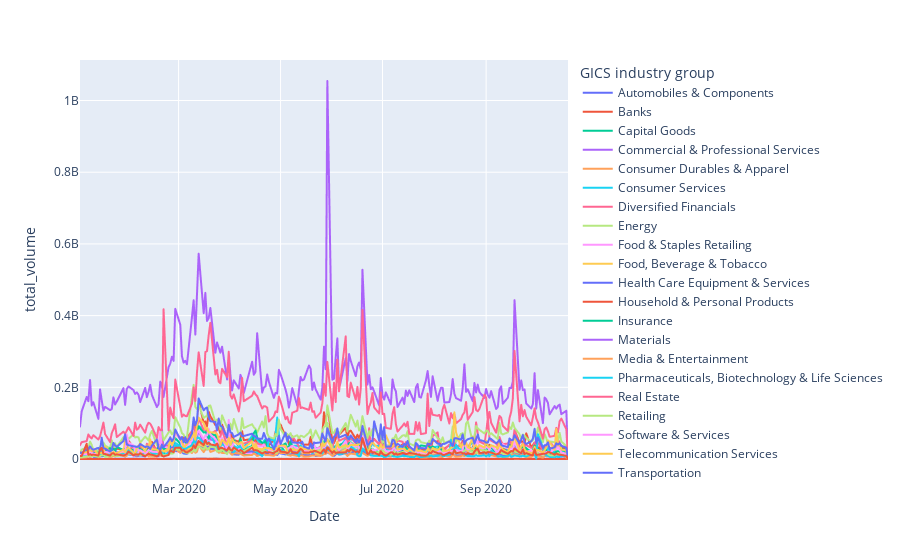

Notebook source saved alongside this figure:
### Code cell
#trend analysis - how did the sectors trade (in volume) in 2020
monthly_total_volume_sector = asx_sector_price.groupby(['GICS industry group', 'Date'])['Volume'].agg('sum').reset_index(name="total_volume")

fig = px.line(monthly_total_volume_sector, x="Date", y="total_volume", color='GICS industry group')
fig.show()

### Figure 1 — Plotly figure (JSON) as saved in the notebook; plotly's stock layout.template omitted (floating-point values rounded to 4 significant figures; data arrays with more than 128 entries replaced by an {"elided": "..."} marker saying what was removed)
{"data": [{"hovertemplate": "GICS industry group=Automobiles & Components<br>Date=%{x}<br>total_volume=%{y}<extra></extra>", "legendgroup": "Automobiles & Components", "line": {"color": "#636efa", "dash": "solid"}, "mode": "lines", "name": "Automobiles & Components", "showlegend": true, "type": "scattergl", "x": {"elided": "205 str values"}, "xaxis": "x", "y": {"elided": "205 int values"}, "yaxis": "y"}, {"hovertemplate": "GICS industry group=Banks<br>Date=%{x}<br>total_volume=%{y}<extra></extra>", "legendgroup": "Banks", "line": {"color": "#EF553B", "dash": "solid"}, "mode": "lines", "name": "Banks", "showlegend": true, "type": "scattergl", "x": {"elided": "205 str values"}, "xaxis": "x", "y": {"elided": "205 int values"}, "yaxis": "y"}, {"hovertemplate": "GICS industry group=Capital Goods<br>Date=%{x}<br>total_volume=%{y}<extra></extra>", "legendgroup": "Capital Goods", "line": {"color": "#00cc96", "dash": "solid"}, "mode": "lines", "name": "Capital Goods", "showlegend": true, "type": "scattergl", "x": {"elided": "205 str values"}, "xaxis": "x", "y": {"elided": "205 int values"}, "yaxis": "y"}, {"hovertemplate": "GICS industry group=Commercial & Professional Services<br>Date=%{x}<br>total_volume=%{y}<extra></extra>", "legendgroup": "Commercial & Professional Services", "line": {"color": "#ab63fa", "dash": "solid"}, "mode": "lines", "name": "Commercial & Professional Services", "showlegend": true, "type": "scattergl", "x": {"elided": "205 str values"}, "xaxis": "x", "y": {"elided": "205 int values"}, "yaxis": "y"}, {"hovertemplate": "GICS industry group=Consumer Durables & Apparel<br>Date=%{x}<br>total_volume=%{y}<extra></extra>", "legendgroup": "Consumer Durables & Apparel", "line": {"color": "#FFA15A", "dash": "solid"}, "mode": "lines", "name": "Consumer Durables & Apparel", "showlegend": true, "type": "scattergl", "x": {"elided": "205 str values"}, "xaxis": "x", "y": {"elided": "205 int values"}, "yaxis": "y"}, {"hovertemplate": "GICS industry group=Consumer Services<br>Date=%{x}<br>total_volume=%{y}<extra></extra>", "legendgroup": "Consumer Services", "line": {"color": "#19d3f3", "dash": "solid"}, "mode": "lines", "name": "Consumer Services", "showlegend": true, "type": "scattergl", "x": {"elided": "205 str values"}, "xaxis": "x", "y": {"elided": "205 int values"}, "yaxis": "y"}, {"hovertemplate": "GICS industry group=Diversified Financials<br>Date=%{x}<br>total_volume=%{y}<extra></extra>", "legendgroup": "Diversified Financials", "line": {"color": "#FF6692", "dash": "solid"}, "mode": "lines", "name": "Diversified Financials", "showlegend": true, "type": "scattergl", "x": {"elided": "205 str values"}, "xaxis": "x", "y": {"elided": "205 int values"}, "yaxis": "y"}, {"hovertemplate": "GICS industry group=Energy<br>Date=%{x}<br>total_volume=%{y}<extra></extra>", "legendgroup": "Energy", "line": {"color": "#B6E880", "dash": "solid"}, "mode": "lines", "name": "Energy", "showlegend": true, "type": "scattergl", "x": {"elided": "205 str values"}, "xaxis": "x", "y": {"elided": "205 int values"}, "yaxis": "y"}, {"hovertemplate": "GICS industry group=Food & Staples Retailing<br>Date=%{x}<br>total_volume=%{y}<extra></extra>", "legendgroup": "Food & Staples Retailing", "line": {"color": "#FF97FF", "dash": "solid"}, "mode": "lines", "name": "Food & Staples Retailing", "showlegend": true, "type": "scattergl", "x": {"elided": "205 str values"}, "xaxis": "x", "y": {"elided": "205 int values"}, "yaxis": "y"}, {"hovertemplate": "GICS industry group=Food, Beverage & Tobacco<br>Date=%{x}<br>total_volume=%{y}<extra></extra>", "legendgroup": "Food, Beverage & Tobacco", "line": {"color": "#FECB52", "dash": "solid"}, "mode": "lines", "name": "Food, Beverage & Tobacco", "showlegend": true, "type": "scattergl", "x": {"elided": "205 str values"}, "xaxis": "x", "y": {"elided": "205 int values"}, "yaxis": "y"}, {"hovertemplate": "GICS industry group=Health Care Equipment & Services<br>Date=%{x}<br>total_volume=%{y}<extra></extra>", "legendgroup": "Health Care Equipment & Services", "line": {"color": "#636efa", "dash": "solid"}, "mode": "lines", "name": "Health Care Equipment & Services", "showlegend": true, "type": "scattergl", "x": {"elided": "205 str values"}, "xaxis": "x", "y": {"elided": "205 int values"}, "yaxis": "y"}, {"hovertemplate": "GICS industry group=Household & Personal Products<br>Date=%{x}<br>total_volume=%{y}<extra></extra>", "legendgroup": "Household & Personal Products", "line": {"color": "#EF553B", "dash": "solid"}, "mode": "lines", "name": "Household & Personal Products", "showlegend": true, "type": "scattergl", "x": {"elided": "205 str values"}, "xaxis": "x", "y": {"elided": "205 int values"}, "yaxis": "y"}, {"hovertemplate": "GICS industry group=Insurance<br>Date=%{x}<br>total_volume=%{y}<extra></extra>", "legendgroup": "Insurance", "line": {"color": "#00cc96", "dash": "solid"}, "mode": "lines", "name": "Insurance", "showlegend": true, "type": "scattergl", "x": {"elided": "205 str values"}, "xaxis": "x", "y": {"elided": "205 int values"}, "yaxis": "y"}, {"hovertemplate": "GICS industry group=Materials<br>Date=%{x}<br>total_volume=%{y}<extra></extra>", "legendgroup": "Materials", "line": {"color": "#ab63fa", "dash": "solid"}, "mode": "lines", "name": "Materials", "showlegend": true, "type": "scattergl", "x": {"elided": "205 str values"}, "xaxis": "x", "y": {"elided": "205 int values"}, "yaxis": "y"}, {"hovertemplate": "GICS industry group=Media & Entertainment<br>Date=%{x}<br>total_volume=%{y}<extra></extra>", "legendgroup": "Media & Entertainment", "line": {"color": "#FFA15A", "dash": "solid"}, "mode": "lines", "name": "Media & Entertainment", "showlegend": true, "type": "scattergl", "x": {"elided": "205 str values"}, "xaxis": "x", "y": {"elided": "205 int values"}, "yaxis": "y"}, {"hovertemplate": "GICS industry group=Pharmaceuticals, Biotechnology & Life Sciences<br>Date=%{x}<br>total_volume=%{y}<extra></extra>", "legendgroup": "Pharmaceuticals, Biotechnology & Life Sciences", "line": {"color": "#19d3f3", "dash": "solid"}, "mode": "lines", "name": "Pharmaceuticals, Biotechnology & Life Sciences", "showlegend": true, "type": "scattergl", "x": {"elided": "205 str values"}, "xaxis": "x", "y": {"elided": "205 int values"}, "yaxis": "y"}, {"hovertemplate": "GICS industry group=Real Estate<br>Date=%{x}<br>total_volume=%{y}<extra></extra>", "legendgroup": "Real Estate", "line": {"color": "#FF6692", "dash": "solid"}, "mode": "lines", "name": "Real Estate", "showlegend": true, "type": "scattergl", "x": {"elided": "205 str values"}, "xaxis": "x", "y": {"elided": "205 int values"}, "yaxis": "y"}, {"hovertemplate": "GICS industry group=Retailing<br>Date=%{x}<br>total_volume=%{y}<extra></extra>", "legendgroup": "Retailing", "line": {"color": "#B6E880", "dash": "solid"}, "mode": "lines", "name": "Retailing", "showlegend": true, "type": "scattergl", "x": {"elided": "205 str values"}, "xaxis": "x", "y": {"elided": "205 int values"}, "yaxis": "y"}, {"hovertemplate": "GICS industry group=Software & Services<br>Date=%{x}<br>total_volume=%{y}<extra></extra>", "legendgroup": "Software & Services", "line": {"color": "#FF97FF", "dash": "solid"}, "mode": "lines", "name": "Software & Services", "showlegend": true, "type": "scattergl", "x": {"elided": "205 str values"}, "xaxis": "x", "y": {"elided": "205 int values"}, "yaxis": "y"}, {"hovertemplate": "GICS industry group=Telecommunication Services<br>Date=%{x}<br>total_volume=%{y}<extra></extra>", "legendgroup": "Telecommunication Services", "line": {"color": "#FECB52", "dash": "solid"}, "mode": "lines", "name": "Telecommunication Services", "showlegend": true, "type": "scattergl", "x": {"elided": "205 str values"}, "xaxis": "x", "y": {"elided": "205 int values"}, "yaxis": "y"}, {"hovertemplate": "GICS industry group=Transportation<br>Date=%{x}<br>total_volume=%{y}<extra></extra>", "legendgroup": "Transportation", "line": {"color": "#636efa", "dash": "solid"}, "mode": "lines", "name": "Transportation", "showlegend": true, "type": "scattergl", "x": {"elided": "205 str values"}, "xaxis": "x", "y": {"elided": "205 int values"}, "yaxis": "y"}, {"hovertemplate": "GICS industry group=Utilities<br>Date=%{x}<br>total_volume=%{y}<extra></extra>", "legendgroup": "Utilities", "line": {"color": "#EF553B", "dash": "solid"}, "mode": "lines", "name": "Utilities", "showlegend": true, "type": "scattergl", "x": {"elided": "205 str values"}, "xaxis": "x", "y": {"elided": "205 int values"}, "yaxis": "y"}], "layout": {"legend": {"title": {"text": "GICS industry group"}, "tracegroupgap": 0}, "margin": {"t": 60}, "xaxis": {"anchor": "y", "domain": [0, 1], "title": {"text": "Date"}}, "yaxis": {"anchor": "x", "domain": [0, 1], "title": {"text": "total_volume"}}}}
